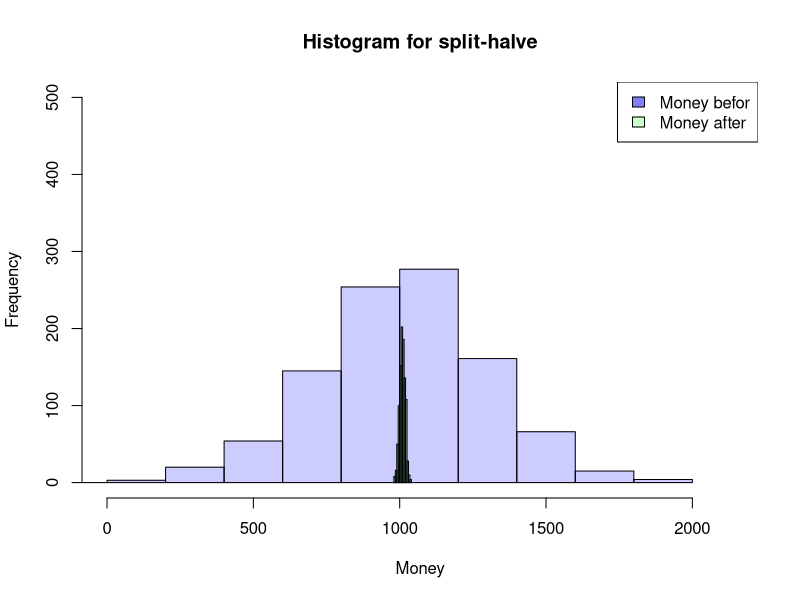
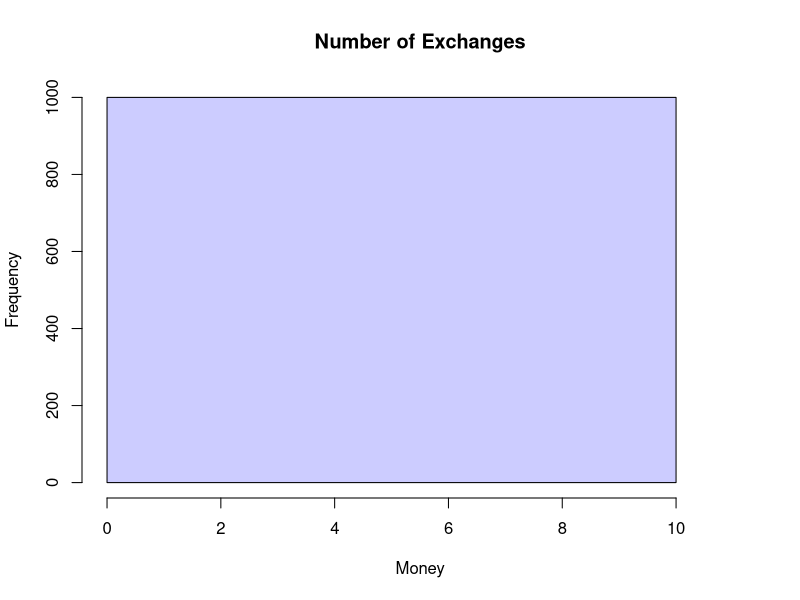
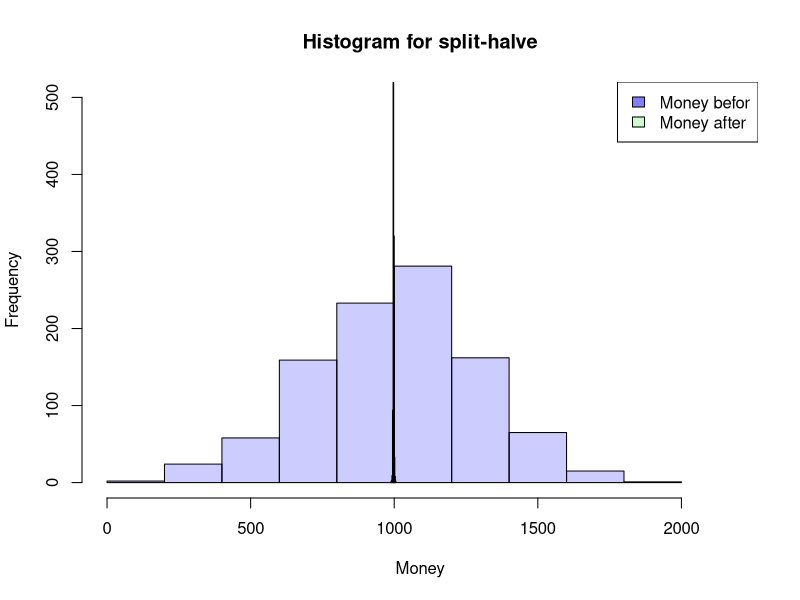
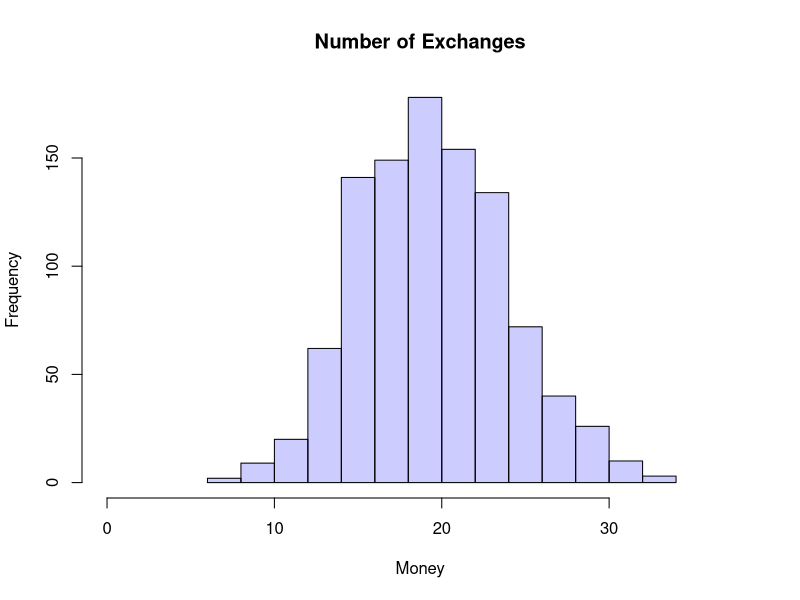

These charts were generated, in order, by the following R code:
## ---- chunk 1
SplitHalve <- function(nAgent,maxExchange,Money_mean=1000,Money_sd=300) {
  df <- data.frame(ID=seq(1,nAgent),
                   nE=0,
                   Ms=rnorm(nAgent, mean = Money_mean, sd = Money_sd),
                   MT=0,Me=0)
  df$Me <- df$Ms
  iE <- 1
  while (iE <= maxExchange) {
    df$MT <- df$Me
    rdf <- sample(df[df$nE < iE,"ID"], size=2)
    df[(df$ID == rdf[1] | df$ID == rdf[2]),"nE"] <-
      df[(df$ID == rdf[1] | df$ID == rdf[2]),"nE"]+1
    df[(df$ID == rdf[1] | df$ID == rdf[2]),"Me"] <-
      sum(df[(df$ID == rdf[1] | df$ID == rdf[2]),"MT"])/2
    if (NROW(df[df$nE < iE,"ID"]) < 2) {
      iE <- iE+1
      }
  }
  return(df)
}

## ---- chunk 2
df <- SplitHalve(1000,10)
summary(df)
hist(df$Ms, xlab="Money",main="Histogram for split-halve",
     col=rgb(0,0,1,0.2),
     xlim=c(0,max(c(df$Me,df$Ms)))*1.1,ylim=c(0,nrow(df)/2))
hist(df$Me, col=rgb(0,1,0,0.2),
     add=TRUE)
legend('topright', c('Money befor', 'Money after'),
       fill=c(rgb(0,0,1,0.5), rgb(0,1,0,0.2)))
hist(df$nE, xlab="Money",main="Number of Exchanges",
     col=rgb(0,0,1,0.2),
     xlim=c(0,max(df$nE))*1.1)

## ---- chunk 3
SplitHalve2 <- function(nAgent,maxExchange,Money_mean=1000,Money_sd=300) {
  df <- data.frame(ID=seq(1,nAgent),
                   nE=0,
                   Ms=rnorm(nAgent, mean = Money_mean, sd = Money_sd),
                   MT=0,Me=0)
  df$Me <- df$Ms
  iE <- 1
  while (iE <= maxExchange) {
    df$MT <- df$Me
    rdf <- sample(df$ID, size=2)
    df[(df$ID == rdf[1] | df$ID == rdf[2]),"nE"] <-
      df[(df$ID == rdf[1] | df$ID == rdf[2]),"nE"]+1
    df[(df$ID == rdf[1] | df$ID == rdf[2]),"Me"] <-
      sum(df[(df$ID == rdf[1] | df$ID == rdf[2]),"MT"])/2
    iE <- iE+1
  }
  return(df)
}
## ---- chunk 4
df <- SplitHalve2(1000,10000)
summary(df)
hist(df$Ms, xlab="Money",main="Histogram for split-halve",
     col=rgb(0,0,1,0.2),
     xlim=c(0,max(c(df$Me,df$Ms)))*1.1,ylim=c(0,nrow(df)/2))
hist(df$Me, col=rgb(0,1,0,0.2),
     add=TRUE)
legend('topright', c('Money befor', 'Money after'),
       fill=c(rgb(0,0,1,0.5), rgb(0,1,0,0.2)))

hist(df$nE, xlab="Money",main="Number of Exchanges",
     col=rgb(0,0,1,0.2),
     xlim=c(0,max(df$nE))*1.1)
